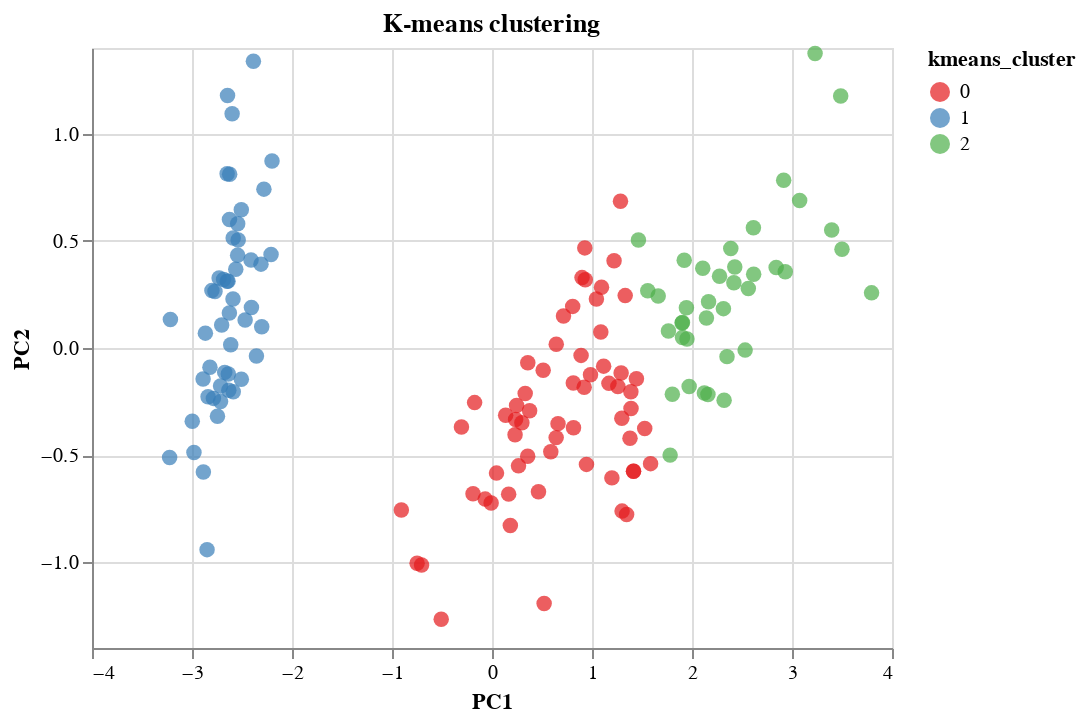

Write notebook code for a chart like this one.
### Code cell
c1 = alt.Chart(df).mark_circle(size = 60).encode(
    x = 'PC1',
    y = 'PC2',
    color = alt.Color('kmeans_cluster:N', scale = alt.Scale(scheme='set1')),
    tooltip = ['kmeans_cluster:N']
).properties(
    title = 'K-means clustering'
)
c1

### Figure 1 — Vega-Lite specification as saved in the notebook (floating-point values rounded to 4 significant figures; data arrays with more than 128 entries replaced by an {"elided": "..."} marker saying what was removed)
{"config": {"view": {"continuousWidth": 400, "continuousHeight": 300}}, "data": {"name": "data-26e70527714a8290ce6f0e3a8a5ebbc5"}, "mark": {"type": "circle", "size": 60}, "encoding": {"color": {"field": "kmeans_cluster", "scale": {"scheme": "set1"}, "type": "nominal"}, "tooltip": [{"field": "kmeans_cluster", "type": "nominal"}], "x": {"field": "PC1", "type": "quantitative"}, "y": {"field": "PC2", "type": "quantitative"}}, "title": "K-means clustering", "$schema": "https://vega.github.io/schema/vega-lite/v4.17.0.json", "datasets": {"data-26e70527714a8290ce6f0e3a8a5ebbc5": {"elided": "150 records"}}}
